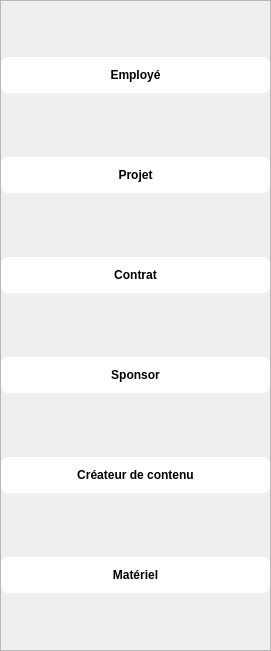
   <widget class="QFrame" name="frame">
    <property name="geometry">
     <rect>
      <x>0</x>
      <y>0</y>
      <width>271</width>
      <height>651</height>
     </rect>
    </property>
    <property name="frameShape">
     <enum>QFrame::Shape::StyledPanel</enum>
    </property>
    <property name="frameShadow">
     <enum>QFrame::Shadow::Raised</enum>
    </property>
    <widget class="QWidget" name="verticalLayoutWidget">
     <property name="geometry">
      <rect>
       <x>0</x>
       <y>0</y>
       <width>271</width>
       <height>651</height>
      </rect>
     </property>
     <layout class="QVBoxLayout" name="verticalLayout">
      <item>
       <widget class="QPushButton" name="Employ">
        <property name="styleSheet">
         <string notr="true">QPushButton {
    /* Base Orange &quot;Sun&quot; Background */
    background-color: rgb(255, 255, 255);
    color: black;
    border: 2px solid transparent;
    border-radius: 8px;
    padding: 10px 20px;
    font-weight: bold;
}

QPushButton:hover {
    /* Bright Contour (Border) when the mouse passes over */
    border: 2px solid #ffcc00;
    background-color: qlineargradient(
        x1: 0, y1: 0, x2: 0, y2: 1,
        stop: 0 #ff951a,
        stop: 1 #ffb01a
    );
}

QPushButton:pressed {
    /* Solid darker orange on press */
    background-color: #ff8c00; /* A solid, dark orange color */
    border: 2px solid #ffcc00;
}
</string>
        </property>
        <property name="text">
         <string>Employé</string>
        </property>
       </widget>
      </item>
      <item>
       <widget class="QPushButton" name="Employ_4">
        <property name="styleSheet">
         <string notr="true">QPushButton {
    /* Base Orange &quot;Sun&quot; Background */
    background-color: rgb(255, 255, 255);
    color: black;
    border: 2px solid transparent;
    border-radius: 8px;
    padding: 10px 20px;
    font-weight: bold;
}

QPushButton:hover {
    /* Bright Contour (Border) when the mouse passes over */
    border: 2px solid #ffcc00;
    background-color: qlineargradient(
        x1: 0, y1: 0, x2: 0, y2: 1,
        stop: 0 #ff951a,
        stop: 1 #ffb01a
    );
}

QPushButton:pressed {
    /* Solid darker orange on press */
    background-color: #ff8c00; /* A solid, dark orange color */
    border: 2px solid #ffcc00;
}
</string>
        </property>
        <property name="text">
         <string>Projet</string>
        </property>
       </widget>
      </item>
      <item>
       <widget class="QPushButton" name="Employ_2">
        <property name="styleSheet">
         <string notr="true">QPushButton {
    /* Base Orange &quot;Sun&quot; Background */
    background-color: rgb(255, 255, 255);
    color: black;
    border: 2px solid transparent;
    border-radius: 8px;
    padding: 10px 20px;
    font-weight: bold;
}

QPushButton:hover {
    /* Bright Contour (Border) when the mouse passes over */
    border: 2px solid #ffcc00;
    background-color: qlineargradient(
        x1: 0, y1: 0, x2: 0, y2: 1,
        stop: 0 #ff951a,
        stop: 1 #ffb01a
    );
}

QPushButton:pressed {
    /* Solid darker orange on press */
    background-color: #ff8c00; /* A solid, dark orange color */
    border: 2px solid #ffcc00;
}
</string>
        </property>
        <property name="text">
         <string>Contrat</string>
        </property>
       </widget>
      </item>
      <item>
       <widget class="QPushButton" name="Employ_6">
        <property name="styleSheet">
         <string notr="true">QPushButton {
    /* Base Orange &quot;Sun&quot; Background */
    background-color: rgb(255, 255, 255);
    color: black;
    border: 2px solid transparent;
    border-radius: 8px;
    padding: 10px 20px;
    font-weight: bold;
}

QPushButton:hover {
    /* Bright Contour (Border) when the mouse passes over */
    border: 2px solid #ffcc00;
    background-color: qlineargradient(
        x1: 0, y1: 0, x2: 0, y2: 1,
        stop: 0 #ff951a,
        stop: 1 #ffb01a
    );
}

QPushButton:pressed {
    /* Solid darker orange on press */
    background-color: #ff8c00; /* A solid, dark orange color */
    border: 2px solid #ffcc00;
}
</string>
        </property>
        <property name="text">
         <string>Sponsor</string>
        </property>
       </widget>
      </item>
      <item>
       <widget class="QPushButton" name="Employ_3">
        <property name="styleSheet">
         <string notr="true">QPushButton {
    /* Base Orange &quot;Sun&quot; Background */
    background-color: rgb(255, 255, 255);
    color: black;
    border: 2px solid transparent;
    border-radius: 8px;
    padding: 10px 20px;
    font-weight: bold;
}

QPushButton:hover {
    /* Bright Contour (Border) when the mouse passes over */
    border: 2px solid #ffcc00;
    background-color: qlineargradient(
        x1: 0, y1: 0, x2: 0, y2: 1,
        stop: 0 #ff951a,
        stop: 1 #ffb01a
    );
}

QPushButton:pressed {
    /* Solid darker orange on press */
    background-color: #ff8c00; /* A solid, dark orange color */
    border: 2px solid #ffcc00;
}
</string>
        </property>
        <property name="text">
         <string>Créateur de contenu</string>
        </property>
       </widget>
      </item>
      <item>
       <widget class="QPushButton" name="Employ_5">
        <property name="styleSheet">
         <string notr="true">QPushButton {
    /* Base Orange &quot;Sun&quot; Background */
    background-color: rgb(255, 255, 255);
    color: black;
    border: 2px solid transparent;
    border-radius: 8px;
    padding: 10px 20px;
    font-weight: bold;
}

QPushButton:hover {
    /* Bright Contour (Border) when the mouse passes over */
    border: 2px solid #ffcc00;
    background-color: qlineargradient(
        x1: 0, y1: 0, x2: 0, y2: 1,
        stop: 0 #ff951a,
        stop: 1 #ffb01a
    );
}

QPushButton:pressed {
    /* Solid darker orange on press */
    background-color: #ff8c00; /* A solid, dark orange color */
    border: 2px solid #ffcc00;
}
</string>
        </property>
        <property name="text">
         <string>Matériel</string>
        </property>
       </widget>
      </item>
     </layout>
    </widget>
   </widget>
